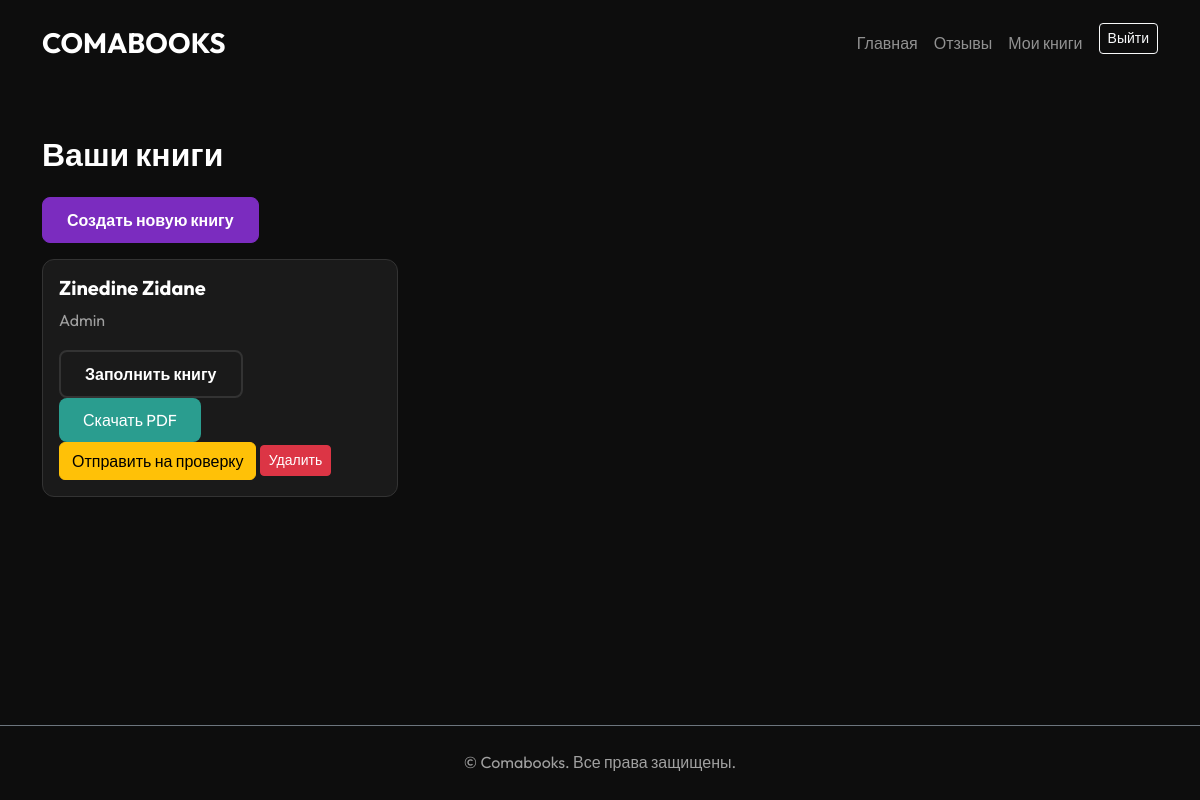
Page /dashboard/ (signed in) on the committed database.
### config/models.py (models this page shows, shortened)
class Book(models.Model):
    STATUS_CHOICES = [
        ('draft', 'Черновик'),
        ('completed', 'Завершено (Ждет проверки)'),
        ('printed', 'Напечатано'),
    ]
    user = models.ForeignKey(settings.AUTH_USER_MODEL, on_delete=models.CASCADE, related_name="books")
    title = models.CharField(max_length=255, verbose_name="Название книги")
    author = models.CharField(max_length=255, verbose_name="Автор")
    subtitle = models.CharField(max_length=255, blank=True, null=True, verbose_name="Подзаголовок")
    dedication = models.ForeignKey(BookDedication, on_delete=models.SET_NULL, null=True, blank=True, verbose_name="Посвящение")
    status = models.CharField(max_length=20, choices=STATUS_CHOICES, default='draft', verbose_name="Статус")
    is_notification_sent = models.BooleanField(default=False, verbose_name="Уведомление отправлено")
    created_at = models.DateTimeField(auto_now_add=True)

### config/views.py (the view)
# urls.py: path("dashboard/", views.dashboard, name="dashboard"),
@login_required
def dashboard(request):
    books = Book.objects.filter(user=request.user)
    return render(request, "books/dashboard.html", {"books": books})

### templates/books/dashboard.html (shortened to what this page needs)
{% extends "_base.html" %}
{% block content %}
<div class="container mt-5">
    <h2>Ваши книги</h2>
    <a href="{% url 'create_book' %}" class="btn btn-primary mb-3">Создать новую книгу</a>
    <div class="row">
        {% for book in books %}
        <div class="col-md-4">
            <div class="card mb-4">
                <div class="card-body">
                    <h5 class="card-title">{{ book.title }}</h5>
                    <p class="card-text">{{ book.author }}</p>
                    <a href="{% url 'edit_pages' book.id %}" class="btn btn-secondary">Заполнить книгу</a>
                    <a href="{% url 'generate_pdf' book.id %}" class="btn btn-success">Скачать PDF</a>
                    {% if book.status == 'draft' %}
                    <form action="{% url 'finish_book' book.id %}" method="post" class="d-inline">
                        <button type="submit" class="btn btn-warning">Отправить на проверку</button>
                    </form>
                    {% else %}
                    <span class="badge bg-success">На проверке</span>
                    {% endif %}
                    <form action="{% url 'delete_book' book.id %}" method="post" class="d-inline"
                        onsubmit="return confirm('Вы уверены, что хотите удалить эту книгу?');">
                        <button type="submit" class="btn btn-danger btn-sm">Удалить</button>
                    </form>
                </div>
            </div>
        </div>
        {% empty %}
        <p>У вас пока нет книг.</p>
        {% endfor %}
    </div>
</div>
{% endblock %}

### static/css/styles.css (style rules this page uses)
:root { --bg-color: #0d0d0d; --card-bg: #1a1a1a; --text-color: #ffffff; --accent-color: #7b2cbf; --accent-hover: #9d4edd; --secondary-text: #a0a0a0; --border-color: #333333; }
body { background-color: var(--bg-color); color: var(--text-color); font-family: 'Outfit', sans-serif; line-height: 1.6; }
h1, h2, h3, h4, h5, h6 { font-weight: 700; margin-bottom: 1.5rem; }
a { color: var(--accent-color); text-decoration: none; transition: color 0.3s ease; }
.btn-primary { background-color: var(--accent-color); border-color: var(--accent-color); font-weight: 600; padding: 10px 24px; border-radius: 8px; transition: all 0.3s ease; }
.btn-secondary { background-color: transparent; border: 2px solid var(--border-color); color: var(--text-color); font-weight: 600; padding: 10px 24px; border-radius: 8px; transition: all 0.3s ease; }
.btn-success { background-color: #2a9d8f; border: none; padding: 10px 24px; border-radius: 8px; }
.card { background-color: var(--card-bg); border: 1px solid var(--border-color); border-radius: 12px; transition: transform 0.3s ease, box-shadow 0.3s ease; }
.card-title { color: var(--text-color); }
.card-text { color: var(--secondary-text); }

### rows in the picture
Book: title "Zinedine Zidane", author "Admin", status "Отправить на проверку"
